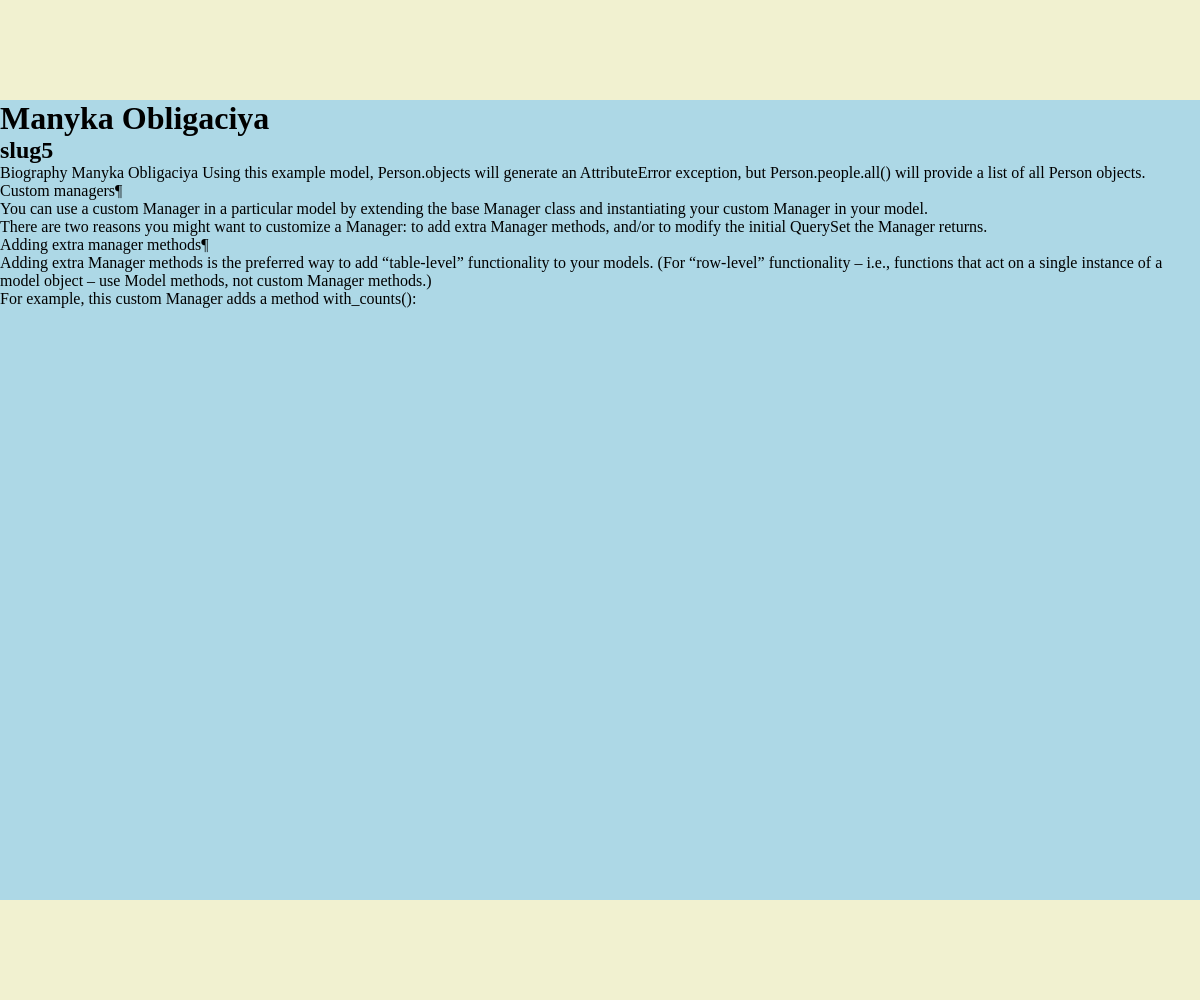
Page /post/slug5/ on the committed database.
### women/models.py (models this page shows, shortened)
class Women(models.Model):
    class Status(
        models.IntegerChoices
    ):  # https://docs.djangoproject.com/en/6.0/ref/models/fields/#:~:text=choices
        DRAFT = 0, "Черновик"
        PUBLISHED = 1, "Опубликовано"
    title = models.CharField(max_length=255, verbose_name="Заголовок")
    slug = models.SlugField(
        max_length=255, unique=True, db_index=True, verbose_name="URL"
    )  # https://docs.djangoproject.com/en/6.0/ref/models/fields/#slugfield
    content = models.TextField(verbose_name="Текст статьи")
    time_create = models.DateTimeField(auto_now_add=True, verbose_name="Дата создания")
    time_update = models.DateTimeField(
        auto_now=True, verbose_name="Дата последнего редактирования"
    )
    is_published = models.BooleanField(
        choices=Status.choices, default=Status.PUBLISHED, verbose_name="Опубликована"
    )
    cat = models.ForeignKey(
        Category,
        on_delete=models.PROTECT,
        verbose_name="Категория",
        related_name="posts",
        blank=True,
        null=True,
    )
    tags = models.ManyToManyField(
        TagPost, blank=True, related_name="tags"
    )  # https://docs.djangoproject.com/en/6.0/ref/models/fields/#manytomanyfield
    objects = models.Manager()  # чтобы objects тоже работал
    published = PublishedManager()
    class Meta:
        verbose_name = "Статья о женщине"
        verbose_name_plural = "Статьи о женщинах"
        ordering = [
            "-time_create"
        ]  # сортируем статьи по убыванию даты создания https://docs.djangoproject.com/en/6.0/ref/models/options/#django.db.models.Options.ordering
        indexes = [
            models.Index(
                fields=[
                    "-time_create",
                ]
            ),
        ]

### women/views.py (the view)
# urls.py: path('post/<slug:post_slug>/', views.show_post, name='show_post'),
def show_post(request, post_slug):
    pos = get_object_or_404(Women, slug=post_slug)
    title = "POST"
    context = {
        "title": title,
        "menu": menu,
        "pos": pos,
        "cat_selected": 1,
    }
    return render(request, "women/show_post.html", context)

### women/templates/women/show_post.html
{% extends "base.html" %}
{% block sidebar %}
    <h1>{{pos.title}}</h1>
    <h2>{{pos.slug}}</h2>
    <p>{{pos.content|linebreaks }}</p>
{% endblock %}

### women/static/women/css/style.css (style rules this page uses)
* { margin: 0; padding: 0; }

### rows in the picture
Women: title "Manyka Obligaciya", slug "slug5", content "Biography Manyka Obligaciya Using this example model, Person.objects will generate an AttributeError exception, but Person.people.all() will provide a list of all Person objects. Custom managers¶ You can use a custom Manager in a particular model by extending the base Manager class and instantiating your custom Manager in your model. There are two reasons you might want to customize a Manager: to add extra Manager methods, and/or to modify the initial QuerySet the Manager returns. Adding extra manager methods¶ Adding extra Manager methods is the preferred way to add “table-level” functionality to your models. (For “row-level” functionality – i.e., functions that act on a single instance of…"
